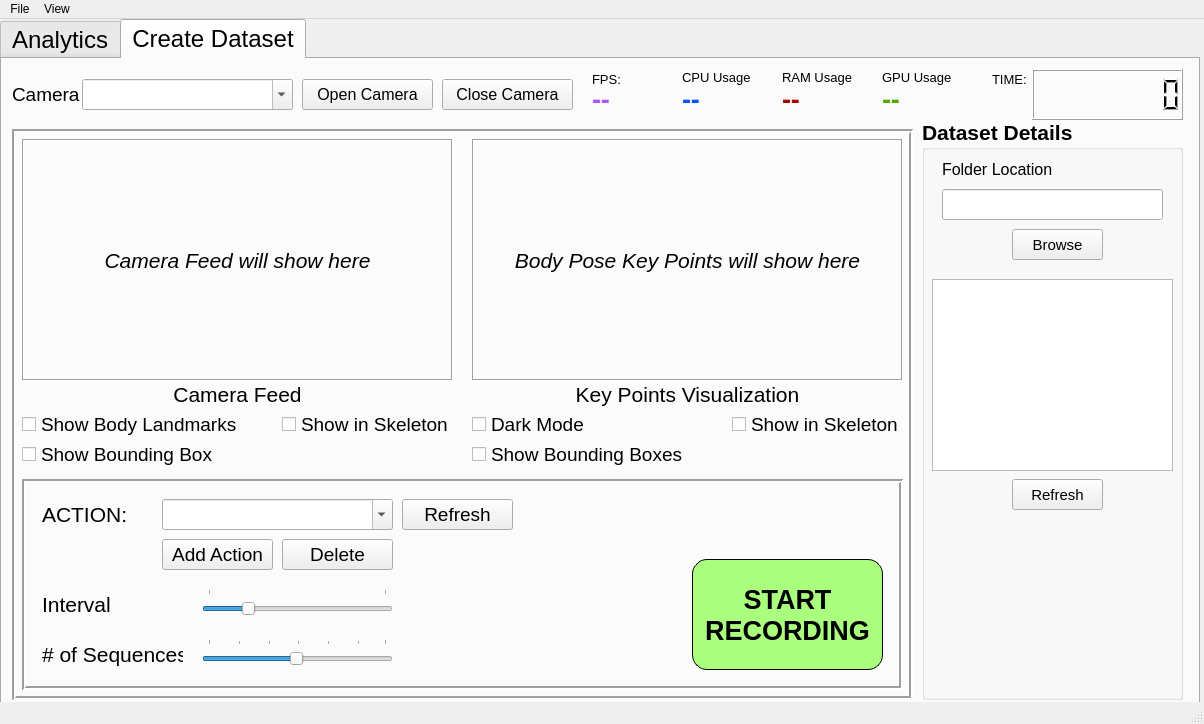
<?xml version="1.0" encoding="UTF-8"?>
<ui version="4.0">
 <class>MainWindow</class>
 <widget class="QMainWindow" name="MainWindow">
  <property name="geometry">
   <rect>
    <x>0</x>
    <y>0</y>
    <width>1204</width>
    <height>724</height>
   </rect>
  </property>
  <property name="windowTitle">
   <string>Pose Estimation Analytics</string>
  </property>
  <widget class="QWidget" name="centralwidget">
   <widget class="QTabWidget" name="MainTab">
    <property name="geometry">
     <rect>
      <x>0</x>
      <y>0</y>
      <width>1200</width>
      <height>691</height>
     </rect>
    </property>
    <property name="font">
     <font>
      <family>Segoe UI</family>
      <pointsize>18</pointsize>
     </font>
    </property>
    <property name="tabPosition">
     <enum>QTabWidget::North</enum>
    </property>
    <property name="tabShape">
     <enum>QTabWidget::Rounded</enum>
    </property>
    <property name="currentIndex">
     <number>1</number>
    </property>
    <property name="iconSize">
     <size>
      <width>16</width>
      <height>16</height>
     </size>
    </property>
    <property name="elideMode">
     <enum>Qt::ElideNone</enum>
    </property>
    <widget class="QWidget" name="analyticstTab">
     <attribute name="title">
      <string>Analytics</string>
     </attribute>
    </widget>
    <widget class="QWidget" name="createDatasetTab">
     <attribute name="title">
      <string>Create Dataset</string>
     </attribute>
     <widget class="QComboBox" name="cameraComboBox">
      <property name="geometry">
       <rect>
        <x>80</x>
        <y>20</y>
        <width>211</width>
        <height>31</height>
       </rect>
      </property>
      <property name="font">
       <font>
        <pointsize>14</pointsize>
       </font>
      </property>
      <property name="editable">
       <bool>true</bool>
      </property>
     </widget>
     <widget class="QLabel" name="label_Camera">
      <property name="geometry">
       <rect>
        <x>10</x>
        <y>20</y>
        <width>71</width>
        <height>31</height>
       </rect>
      </property>
      <property name="font">
       <font>
        <pointsize>14</pointsize>
       </font>
      </property>
      <property name="text">
       <string>Camera</string>
      </property>
     </widget>
     <widget class="QPushButton" name="openCamera">
      <property name="geometry">
       <rect>
        <x>300</x>
        <y>20</y>
        <width>131</width>
        <height>31</height>
       </rect>
      </property>
      <property name="font">
       <font>
        <pointsize>12</pointsize>
       </font>
      </property>
      <property name="text">
       <string>Open Camera</string>
      </property>
     </widget>
     <widget class="QPushButton" name="closeCamera">
      <property name="geometry">
       <rect>
        <x>440</x>
        <y>20</y>
        <width>131</width>
        <height>31</height>
       </rect>
      </property>
      <property name="font">
       <font>
        <pointsize>12</pointsize>
       </font>
      </property>
      <property name="text">
       <string>Close Camera</string>
      </property>
     </widget>
     <widget class="QFrame" name="frame">
      <property name="geometry">
       <rect>
        <x>10</x>
        <y>70</y>
        <width>901</width>
        <height>571</height>
       </rect>
      </property>
      <property name="frameShape">
       <enum>QFrame::Box</enum>
      </property>
      <property name="frameShadow">
       <enum>QFrame::Sunken</enum>
      </property>
      <property name="lineWidth">
       <number>2</number>
      </property>
      <widget class="QLabel" name="camera_feed">
       <property name="geometry">
        <rect>
         <x>10</x>
         <y>10</y>
         <width>431</width>
         <height>242</height>
        </rect>
       </property>
       <property name="font">
        <font>
         <pointsize>16</pointsize>
         <weight>50</weight>
         <italic>true</italic>
         <bold>false</bold>
        </font>
       </property>
       <property name="frameShape">
        <enum>QFrame::Box</enum>
       </property>
       <property name="frameShadow">
        <enum>QFrame::Sunken</enum>
       </property>
       <property name="text">
        <string>Camera Feed will show here</string>
       </property>
       <property name="alignment">
        <set>Qt::AlignCenter</set>
       </property>
      </widget>
      <widget class="QLabel" name="white_frame_feed">
       <property name="geometry">
        <rect>
         <x>460</x>
         <y>10</y>
         <width>431</width>
         <height>242</height>
        </rect>
       </property>
       <property name="font">
        <font>
         <pointsize>16</pointsize>
         <weight>50</weight>
         <italic>true</italic>
         <bold>false</bold>
        </font>
       </property>
       <property name="frameShape">
        <enum>QFrame::Box</enum>
       </property>
       <property name="frameShadow">
        <enum>QFrame::Sunken</enum>
       </property>
       <property name="text">
        <string>Body Pose Key Points will show here</string>
       </property>
       <property name="alignment">
        <set>Qt::AlignCenter</set>
       </property>
      </widget>
      <widget class="QCheckBox" name="darkMode_whiteframe">
       <property name="geometry">
        <rect>
         <x>460</x>
         <y>280</y>
         <width>141</width>
         <height>31</height>
        </rect>
       </property>
       <property name="font">
        <font>
         <pointsize>14</pointsize>
        </font>
       </property>
       <property name="cursor">
        <cursorShape>PointingHandCursor</cursorShape>
       </property>
       <property name="text">
        <string>Dark Mode</string>
       </property>
      </widget>
      <widget class="QCheckBox" name="show_whiteframe_boundingbox">
       <property name="geometry">
        <rect>
         <x>460</x>
         <y>310</y>
         <width>221</width>
         <height>31</height>
        </rect>
       </property>
       <property name="font">
        <font>
         <pointsize>14</pointsize>
        </font>
       </property>
       <property name="cursor">
        <cursorShape>PointingHandCursor</cursorShape>
       </property>
       <property name="text">
        <string>Show Bounding Boxes</string>
       </property>
      </widget>
      <widget class="QCheckBox" name="showCameraLandmarksChkBox">
       <property name="geometry">
        <rect>
         <x>10</x>
         <y>280</y>
         <width>221</width>
         <height>31</height>
        </rect>
       </property>
       <property name="font">
        <font>
         <pointsize>14</pointsize>
        </font>
       </property>
       <property name="cursor">
        <cursorShape>PointingHandCursor</cursorShape>
       </property>
       <property name="text">
        <string>Show Body Landmarks</string>
       </property>
      </widget>
      <widget class="QCheckBox" name="showCameraBoundingBoxChkBox">
       <property name="geometry">
        <rect>
         <x>10</x>
         <y>310</y>
         <width>191</width>
         <height>31</height>
        </rect>
       </property>
       <property name="font">
        <font>
         <pointsize>14</pointsize>
        </font>
       </property>
       <property name="cursor">
        <cursorShape>PointingHandCursor</cursorShape>
       </property>
       <property name="text">
        <string>Show Bounding Box</string>
       </property>
      </widget>
      <widget class="QLabel" name="label">
       <property name="geometry">
        <rect>
         <x>120</x>
         <y>250</y>
         <width>211</width>
         <height>31</height>
        </rect>
       </property>
       <property name="font">
        <font>
         <pointsize>16</pointsize>
        </font>
       </property>
       <property name="text">
        <string>Camera Feed</string>
       </property>
       <property name="alignment">
        <set>Qt::AlignCenter</set>
       </property>
      </widget>
      <widget class="QLabel" name="label_2">
       <property name="geometry">
        <rect>
         <x>560</x>
         <y>250</y>
         <width>231</width>
         <height>31</height>
        </rect>
       </property>
       <property name="font">
        <font>
         <pointsize>16</pointsize>
        </font>
       </property>
       <property name="text">
        <string>Key Points Visualization</string>
       </property>
       <property name="alignment">
        <set>Qt::AlignCenter</set>
       </property>
      </widget>
      <widget class="QCheckBox" name="show_skeleton_camera">
       <property name="geometry">
        <rect>
         <x>270</x>
         <y>280</y>
         <width>171</width>
         <height>31</height>
        </rect>
       </property>
       <property name="font">
        <font>
         <pointsize>14</pointsize>
        </font>
       </property>
       <property name="cursor">
        <cursorShape>PointingHandCursor</cursorShape>
       </property>
       <property name="text">
        <string>Show in Skeleton</string>
       </property>
      </widget>
      <widget class="QCheckBox" name="show_skeleton_white_frame">
       <property name="geometry">
        <rect>
         <x>720</x>
         <y>280</y>
         <width>171</width>
         <height>31</height>
        </rect>
       </property>
       <property name="font">
        <font>
         <pointsize>14</pointsize>
        </font>
       </property>
       <property name="cursor">
        <cursorShape>PointingHandCursor</cursorShape>
       </property>
       <property name="text">
        <string>Show in Skeleton</string>
       </property>
      </widget>
      <widget class="QFrame" name="frame_2">
       <property name="geometry">
        <rect>
         <x>10</x>
         <y>350</y>
         <width>881</width>
         <height>211</height>
        </rect>
       </property>
       <property name="frameShape">
        <enum>QFrame::Box</enum>
       </property>
       <property name="frameShadow">
        <enum>QFrame::Sunken</enum>
       </property>
       <property name="lineWidth">
        <number>2</number>
       </property>
       <widget class="QLabel" name="label_4">
        <property name="geometry">
         <rect>
          <x>20</x>
          <y>20</y>
          <width>91</width>
          <height>31</height>
         </rect>
        </property>
        <property name="font">
         <font>
          <pointsize>16</pointsize>
         </font>
        </property>
        <property name="text">
         <string>ACTION:</string>
        </property>
        <property name="alignment">
         <set>Qt::AlignLeading|Qt::AlignLeft|Qt::AlignVCenter</set>
        </property>
       </widget>
       <widget class="QComboBox" name="action_comboBox">
        <property name="geometry">
         <rect>
          <x>140</x>
          <y>20</y>
          <width>231</width>
          <height>31</height>
         </rect>
        </property>
        <property name="font">
         <font>
          <pointsize>14</pointsize>
         </font>
        </property>
        <property name="editable">
         <bool>true</bool>
        </property>
       </widget>
       <widget class="QPushButton" name="add_action_button">
        <property name="geometry">
         <rect>
          <x>140</x>
          <y>60</y>
          <width>111</width>
          <height>31</height>
         </rect>
        </property>
        <property name="font">
         <font>
          <pointsize>14</pointsize>
         </font>
        </property>
        <property name="text">
         <string>Add Action</string>
        </property>
       </widget>
       <widget class="QPushButton" name="recording_button">
        <property name="geometry">
         <rect>
          <x>670</x>
          <y>80</y>
          <width>191</width>
          <height>111</height>
         </rect>
        </property>
        <property name="palette">
         <palette>
          <active>
           <colorrole role="WindowText">
            <brush brushstyle="SolidPattern">
             <color alpha="255">
              <red>0</red>
              <green>0</green>
              <blue>0</blue>
             </color>
            </brush>
           </colorrole>
           <colorrole role="Button">
            <brush brushstyle="SolidPattern">
             <color alpha="255">
              <red>170</red>
              <green>255</green>
              <blue>127</blue>
             </color>
            </brush>
           </colorrole>
           <colorrole role="Light">
            <brush brushstyle="SolidPattern">
             <color alpha="255">
              <red>170</red>
              <green>255</green>
              <blue>255</blue>
             </color>
            </brush>
           </colorrole>
           <colorrole role="Text">
            <brush brushstyle="SolidPattern">
             <color alpha="255">
              <red>0</red>
              <green>0</green>
              <blue>0</blue>
             </color>
            </brush>
           </colorrole>
           <colorrole role="ButtonText">
            <brush brushstyle="SolidPattern">
             <color alpha="255">
              <red>0</red>
              <green>0</green>
              <blue>0</blue>
             </color>
            </brush>
           </colorrole>
           <colorrole role="Base">
            <brush brushstyle="SolidPattern">
             <color alpha="255">
              <red>170</red>
              <green>255</green>
              <blue>127</blue>
             </color>
            </brush>
           </colorrole>
           <colorrole role="Window">
            <brush brushstyle="SolidPattern">
             <color alpha="255">
              <red>170</red>
              <green>255</green>
              <blue>127</blue>
             </color>
            </brush>
           </colorrole>
           <colorrole role="PlaceholderText">
            <brush brushstyle="NoBrush">
             <color alpha="128">
              <red>0</red>
              <green>0</green>
              <blue>0</blue>
             </color>
            </brush>
           </colorrole>
          </active>
          <inactive>
           <colorrole role="WindowText">
            <brush brushstyle="SolidPattern">
             <color alpha="255">
              <red>0</red>
              <green>0</green>
              <blue>0</blue>
             </color>
            </brush>
           </colorrole>
           <colorrole role="Button">
            <brush brushstyle="SolidPattern">
             <color alpha="255">
              <red>170</red>
              <green>255</green>
              <blue>127</blue>
             </color>
            </brush>
           </colorrole>
           <colorrole role="Light">
            <brush brushstyle="SolidPattern">
             <color alpha="255">
              <red>255</red>
              <green>255</green>
              <blue>255</blue>
             </color>
            </brush>
           </colorrole>
           <colorrole role="Text">
            <brush brushstyle="SolidPattern">
             <color alpha="255">
              <red>0</red>
              <green>0</green>
              <blue>0</blue>
             </color>
            </brush>
           </colorrole>
           <colorrole role="ButtonText">
            <brush brushstyle="SolidPattern">
             <color alpha="255">
              <red>0</red>
              <green>0</green>
              <blue>0</blue>
             </color>
            </brush>
           </colorrole>
           <colorrole role="Base">
            <brush brushstyle="SolidPattern">
             <color alpha="255">
              <red>170</red>
              <green>255</green>
              <blue>127</blue>
             </color>
            </brush>
           </colorrole>
           <colorrole role="Window">
            <brush brushstyle="SolidPattern">
             <color alpha="255">
              <red>170</red>
              <green>255</green>
              <blue>127</blue>
             </color>
            </brush>
           </colorrole>
           <colorrole role="PlaceholderText">
            <brush brushstyle="NoBrush">
             <color alpha="128">
              <red>0</red>
              <green>0</green>
              <blue>0</blue>
             </color>
            </brush>
           </colorrole>
          </inactive>
          <disabled>
           <colorrole role="WindowText">
            <brush brushstyle="SolidPattern">
             <color alpha="255">
              <red>0</red>
              <green>0</green>
              <blue>0</blue>
             </color>
            </brush>
           </colorrole>
           <colorrole role="Button">
            <brush brushstyle="SolidPattern">
             <color alpha="255">
              <red>170</red>
              <green>255</green>
              <blue>127</blue>
             </color>
            </brush>
           </colorrole>
           <colorrole role="Light">
            <brush brushstyle="SolidPattern">
             <color alpha="255">
              <red>255</red>
              <green>255</green>
              <blue>255</blue>
             </color>
            </brush>
           </colorrole>
           <colorrole role="Text">
            <brush brushstyle="SolidPattern">
             <color alpha="255">
              <red>0</red>
              <green>0</green>
              <blue>0</blue>
             </color>
            </brush>
           </colorrole>
           <colorrole role="ButtonText">
            <brush brushstyle="SolidPattern">
             <color alpha="255">
              <red>0</red>
              <green>0</green>
              <blue>0</blue>
             </color>
            </brush>
           </colorrole>
           <colorrole role="Base">
            <brush brushstyle="SolidPattern">
             <color alpha="255">
              <red>170</red>
              <green>255</green>
              <blue>127</blue>
             </color>
            </brush>
           </colorrole>
           <colorrole role="Window">
            <brush brushstyle="SolidPattern">
             <color alpha="255">
              <red>170</red>
              <green>255</green>
              <blue>127</blue>
             </color>
            </brush>
           </colorrole>
           <colorrole role="PlaceholderText">
            <brush brushstyle="NoBrush">
             <color alpha="128">
              <red>0</red>
              <green>0</green>
              <blue>0</blue>
             </color>
            </brush>
           </colorrole>
          </disabled>
         </palette>
        </property>
        <property name="font">
         <font>
          <family>Segoe UI</family>
          <pointsize>20</pointsize>
          <weight>75</weight>
          <bold>true</bold>
         </font>
        </property>
        <property name="cursor">
         <cursorShape>PointingHandCursor</cursorShape>
        </property>
        <property name="styleSheet">
         <string notr="true">background-color: rgb(170, 255, 127);
border-radius: 15px; /* Adjust the radius as needed */
color: black; /* Set the text color */
border: 1px solid black; /* Optional: Add a border */</string>
        </property>
        <property name="text">
         <string>START
RECORDING</string>
        </property>
       </widget>
       <widget class="QSlider" name="interval_slider">
        <property name="geometry">
         <rect>
          <x>180</x>
          <y>110</y>
          <width>191</width>
          <height>31</height>
         </rect>
        </property>
        <property name="cursor">
         <cursorShape>PointingHandCursor</cursorShape>
        </property>
        <property name="minimum">
         <number>1</number>
        </property>
        <property name="maximum">
         <number>10</number>
        </property>
        <property name="sliderPosition">
         <number>3</number>
        </property>
        <property name="orientation">
         <enum>Qt::Horizontal</enum>
        </property>
        <property name="tickPosition">
         <enum>QSlider::TicksAbove</enum>
        </property>
       </widget>
       <widget class="QLabel" name="label_8">
        <property name="geometry">
         <rect>
          <x>20</x>
          <y>110</y>
          <width>121</width>
          <height>31</height>
         </rect>
        </property>
        <property name="font">
         <font>
          <pointsize>16</pointsize>
         </font>
        </property>
        <property name="text">
         <string>Interval</string>
        </property>
        <property name="alignment">
         <set>Qt::AlignLeading|Qt::AlignLeft|Qt::AlignVCenter</set>
        </property>
       </widget>
       <widget class="QPushButton" name="refresh_button">
        <property name="geometry">
         <rect>
          <x>380</x>
          <y>20</y>
          <width>111</width>
          <height>31</height>
         </rect>
        </property>
        <property name="font">
         <font>
          <pointsize>14</pointsize>
         </font>
        </property>
        <property name="text">
         <string>Refresh</string>
        </property>
       </widget>
       <widget class="QPushButton" name="delete_action_button">
        <property name="geometry">
         <rect>
          <x>260</x>
          <y>60</y>
          <width>111</width>
          <height>31</height>
         </rect>
        </property>
        <property name="font">
         <font>
          <pointsize>14</pointsize>
         </font>
        </property>
        <property name="text">
         <string>Delete</string>
        </property>
       </widget>
       <widget class="QLabel" name="label_11">
        <property name="geometry">
         <rect>
          <x>20</x>
          <y>160</y>
          <width>141</width>
          <height>31</height>
         </rect>
        </property>
        <property name="font">
         <font>
          <pointsize>16</pointsize>
         </font>
        </property>
        <property name="text">
         <string># of Sequences</string>
        </property>
        <property name="alignment">
         <set>Qt::AlignLeading|Qt::AlignLeft|Qt::AlignVCenter</set>
        </property>
       </widget>
       <widget class="QSlider" name="sequence_slider">
        <property name="geometry">
         <rect>
          <x>180</x>
          <y>160</y>
          <width>191</width>
          <height>31</height>
         </rect>
        </property>
        <property name="cursor">
         <cursorShape>PointingHandCursor</cursorShape>
        </property>
        <property name="minimum">
         <number>1</number>
        </property>
        <property name="maximum">
         <number>60</number>
        </property>
        <property name="value">
         <number>30</number>
        </property>
        <property name="sliderPosition">
         <number>30</number>
        </property>
        <property name="orientation">
         <enum>Qt::Horizontal</enum>
        </property>
        <property name="tickPosition">
         <enum>QSlider::TicksAbove</enum>
        </property>
       </widget>
      </widget>
     </widget>
     <widget class="QGroupBox" name="groupBox">
      <property name="geometry">
       <rect>
        <x>920</x>
        <y>60</y>
        <width>261</width>
        <height>581</height>
       </rect>
      </property>
      <property name="font">
       <font>
        <family>Segoe UI</family>
        <pointsize>16</pointsize>
        <weight>75</weight>
        <bold>true</bold>
       </font>
      </property>
      <property name="autoFillBackground">
       <bool>false</bool>
      </property>
      <property name="styleSheet">
       <string notr="true">border-color: qlineargradient(spread:pad, x1:0, y1:0, x2:1, y2:0, stop:0 rgba(0, 0, 0, 255), stop:2 rgba(255, 255, 255, 255));</string>
      </property>
      <property name="title">
       <string>Dataset Details</string>
      </property>
      <property name="flat">
       <bool>false</bool>
      </property>
      <widget class="QLabel" name="label_3">
       <property name="geometry">
        <rect>
         <x>20</x>
         <y>40</y>
         <width>121</width>
         <height>21</height>
        </rect>
       </property>
       <property name="font">
        <font>
         <family>Segoe UI</family>
         <pointsize>12</pointsize>
        </font>
       </property>
       <property name="text">
        <string>Folder Location</string>
       </property>
      </widget>
      <widget class="QLineEdit" name="directoryLineEdit">
       <property name="geometry">
        <rect>
         <x>20</x>
         <y>70</y>
         <width>221</width>
         <height>31</height>
        </rect>
       </property>
       <property name="font">
        <font>
         <family>Segoe UI</family>
         <pointsize>10</pointsize>
         <italic>true</italic>
        </font>
       </property>
      </widget>
      <widget class="QPushButton" name="browseButton">
       <property name="geometry">
        <rect>
         <x>90</x>
         <y>110</y>
         <width>91</width>
         <height>31</height>
        </rect>
       </property>
       <property name="font">
        <font>
         <family>Segoe UI</family>
         <pointsize>11</pointsize>
        </font>
       </property>
       <property name="text">
        <string>Browse</string>
       </property>
      </widget>
      <widget class="QPushButton" name="refresh_action_list">
       <property name="geometry">
        <rect>
         <x>90</x>
         <y>360</y>
         <width>91</width>
         <height>31</height>
        </rect>
       </property>
       <property name="font">
        <font>
         <pointsize>11</pointsize>
        </font>
       </property>
       <property name="text">
        <string>Refresh</string>
       </property>
      </widget>
      <widget class="QTableWidget" name="tableWidget">
       <property name="geometry">
        <rect>
         <x>10</x>
         <y>160</y>
         <width>241</width>
         <height>192</height>
        </rect>
       </property>
      </widget>
     </widget>
     <widget class="QLabel" name="label_5">
      <property name="geometry">
       <rect>
        <x>680</x>
        <y>10</y>
        <width>81</width>
        <height>16</height>
       </rect>
      </property>
      <property name="font">
       <font>
        <pointsize>10</pointsize>
       </font>
      </property>
      <property name="text">
       <string>CPU Usage</string>
      </property>
     </widget>
     <widget class="QLabel" name="label_6">
      <property name="geometry">
       <rect>
        <x>780</x>
        <y>10</y>
        <width>81</width>
        <height>16</height>
       </rect>
      </property>
      <property name="font">
       <font>
        <pointsize>10</pointsize>
       </font>
      </property>
      <property name="text">
       <string>RAM Usage</string>
      </property>
     </widget>
     <widget class="QLabel" name="cpu_label">
      <property name="geometry">
       <rect>
        <x>680</x>
        <y>20</y>
        <width>91</width>
        <height>41</height>
       </rect>
      </property>
      <property name="palette">
       <palette>
        <active>
         <colorrole role="WindowText">
          <brush brushstyle="SolidPattern">
           <color alpha="255">
            <red>0</red>
            <green>85</green>
            <blue>255</blue>
           </color>
          </brush>
         </colorrole>
        </active>
        <inactive>
         <colorrole role="WindowText">
          <brush brushstyle="SolidPattern">
           <color alpha="255">
            <red>0</red>
            <green>85</green>
            <blue>255</blue>
           </color>
          </brush>
         </colorrole>
        </inactive>
        <disabled>
         <colorrole role="WindowText">
          <brush brushstyle="SolidPattern">
           <color alpha="255">
            <red>120</red>
            <green>120</green>
            <blue>120</blue>
           </color>
          </brush>
         </colorrole>
        </disabled>
       </palette>
      </property>
      <property name="font">
       <font>
        <pointsize>20</pointsize>
        <weight>75</weight>
        <bold>true</bold>
       </font>
      </property>
      <property name="text">
       <string>--</string>
      </property>
     </widget>
     <widget class="QLabel" name="ram_label">
      <property name="geometry">
       <rect>
        <x>780</x>
        <y>20</y>
        <width>91</width>
        <height>41</height>
       </rect>
      </property>
      <property name="palette">
       <palette>
        <active>
         <colorrole role="WindowText">
          <brush brushstyle="SolidPattern">
           <color alpha="255">
            <red>170</red>
            <green>0</green>
            <blue>0</blue>
           </color>
          </brush>
         </colorrole>
        </active>
        <inactive>
         <colorrole role="WindowText">
          <brush brushstyle="SolidPattern">
           <color alpha="255">
            <red>170</red>
            <green>0</green>
            <blue>0</blue>
           </color>
          </brush>
         </colorrole>
        </inactive>
        <disabled>
         <colorrole role="WindowText">
          <brush brushstyle="SolidPattern">
           <color alpha="255">
            <red>120</red>
            <green>120</green>
            <blue>120</blue>
           </color>
          </brush>
         </colorrole>
        </disabled>
       </palette>
      </property>
      <property name="font">
       <font>
        <pointsize>20</pointsize>
        <weight>75</weight>
        <bold>true</bold>
       </font>
      </property>
      <property name="text">
       <string>--</string>
      </property>
     </widget>
     <widget class="QLCDNumber" name="timeLCD">
      <property name="geometry">
       <rect>
        <x>1030</x>
        <y>10</y>
        <width>151</width>
        <height>51</height>
       </rect>
      </property>
      <property name="lineWidth">
       <number>1</number>
      </property>
      <property name="midLineWidth">
       <number>0</number>
      </property>
      <property name="digitCount">
       <number>8</number>
      </property>
      <property name="segmentStyle">
       <enum>QLCDNumber::Filled</enum>
      </property>
     </widget>
     <widget class="QLabel" name="label_7">
      <property name="geometry">
       <rect>
        <x>990</x>
        <y>10</y>
        <width>41</width>
        <height>21</height>
       </rect>
      </property>
      <property name="font">
       <font>
        <pointsize>10</pointsize>
       </font>
      </property>
      <property name="text">
       <string>TIME:</string>
      </property>
     </widget>
     <widget class="QLabel" name="label_9">
      <property name="geometry">
       <rect>
        <x>880</x>
        <y>10</y>
        <width>81</width>
        <height>16</height>
       </rect>
      </property>
      <property name="font">
       <font>
        <pointsize>10</pointsize>
       </font>
      </property>
      <property name="text">
       <string>GPU Usage</string>
      </property>
     </widget>
     <widget class="QLabel" name="gpu_label">
      <property name="geometry">
       <rect>
        <x>880</x>
        <y>20</y>
        <width>91</width>
        <height>41</height>
       </rect>
      </property>
      <property name="palette">
       <palette>
        <active>
         <colorrole role="WindowText">
          <brush brushstyle="SolidPattern">
           <color alpha="255">
            <red>85</red>
            <green>170</green>
            <blue>0</blue>
           </color>
          </brush>
         </colorrole>
        </active>
        <inactive>
         <colorrole role="WindowText">
          <brush brushstyle="SolidPattern">
           <color alpha="255">
            <red>85</red>
            <green>170</green>
            <blue>0</blue>
           </color>
          </brush>
         </colorrole>
        </inactive>
        <disabled>
         <colorrole role="WindowText">
          <brush brushstyle="SolidPattern">
           <color alpha="255">
            <red>120</red>
            <green>120</green>
            <blue>120</blue>
           </color>
          </brush>
         </colorrole>
        </disabled>
       </palette>
      </property>
      <property name="font">
       <font>
        <pointsize>20</pointsize>
        <weight>75</weight>
        <bold>true</bold>
       </font>
      </property>
      <property name="text">
       <string>--</string>
      </property>
     </widget>
     <widget class="QLabel" name="label_10">
      <property name="geometry">
       <rect>
        <x>590</x>
        <y>10</y>
        <width>51</width>
        <height>21</height>
       </rect>
      </property>
      <property name="font">
       <font>
        <pointsize>10</pointsize>
       </font>
      </property>
      <property name="text">
       <string>FPS:</string>
      </property>
     </widget>
     <widget class="QLabel" name="fps_label">
      <property name="geometry">
       <rect>
        <x>590</x>
        <y>20</y>
        <width>91</width>
        <height>41</height>
       </rect>
      </property>
      <property name="palette">
       <palette>
        <active>
         <colorrole role="WindowText">
          <brush brushstyle="SolidPattern">
           <color alpha="255">
            <red>170</red>
            <green>85</green>
            <blue>255</blue>
           </color>
          </brush>
         </colorrole>
        </active>
        <inactive>
         <colorrole role="WindowText">
          <brush brushstyle="SolidPattern">
           <color alpha="255">
            <red>170</red>
            <green>85</green>
            <blue>255</blue>
           </color>
          </brush>
         </colorrole>
        </inactive>
        <disabled>
         <colorrole role="WindowText">
          <brush brushstyle="SolidPattern">
           <color alpha="255">
            <red>120</red>
            <green>120</green>
            <blue>120</blue>
           </color>
          </brush>
         </colorrole>
        </disabled>
       </palette>
      </property>
      <property name="font">
       <font>
        <pointsize>20</pointsize>
        <weight>75</weight>
        <bold>true</bold>
       </font>
      </property>
      <property name="text">
       <string>--</string>
      </property>
     </widget>
    </widget>
   </widget>
  </widget>
  <widget class="QMenuBar" name="menubar">
   <property name="geometry">
    <rect>
     <x>0</x>
     <y>0</y>
     <width>1204</width>
     <height>21</height>
    </rect>
   </property>
   <widget class="QMenu" name="menuARMIS">
    <property name="title">
     <string>File</string>
    </property>
    <addaction name="actionExit"/>
    <addaction name="actionOpen"/>
    <addaction name="actionSave"/>
    <addaction name="actionExport"/>
    <addaction name="actionExit_2"/>
   </widget>
   <widget class="QMenu" name="menuView">
    <property name="title">
     <string>View</string>
    </property>
   </widget>
   <addaction name="menuARMIS"/>
   <addaction name="menuView"/>
  </widget>
  <widget class="QStatusBar" name="statusbar"/>
  <action name="actionExit">
   <property name="text">
    <string>New</string>
   </property>
  </action>
  <action name="actionOpen">
   <property name="text">
    <string>Open</string>
   </property>
  </action>
  <action name="actionSave">
   <property name="text">
    <string>Save</string>
   </property>
  </action>
  <action name="actionExport">
   <property name="text">
    <string>Export</string>
   </property>
  </action>
  <action name="actionExit_2">
   <property name="text">
    <string>Exit</string>
   </property>
  </action>
 </widget>
 <resources/>
 <connections/>
</ui>
